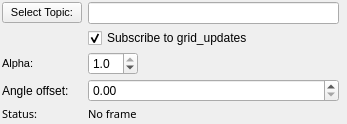
<?xml version="1.0" encoding="UTF-8"?>
<ui version="4.0">
 <class>occupancy_grid_config</class>
 <widget class="QWidget" name="occupancy_grid_config">
  <property name="geometry">
   <rect>
    <x>0</x>
    <y>0</y>
    <width>347</width>
    <height>121</height>
   </rect>
  </property>
  <property name="windowTitle">
   <string>Form</string>
  </property>
  <property name="styleSheet">
   <string notr="true"/>
  </property>
  <layout class="QGridLayout" name="gridLayout" columnstretch="0,0,0">
   <property name="leftMargin">
    <number>2</number>
   </property>
   <property name="topMargin">
    <number>2</number>
   </property>
   <property name="rightMargin">
    <number>2</number>
   </property>
   <property name="bottomMargin">
    <number>2</number>
   </property>
   <property name="verticalSpacing">
    <number>4</number>
   </property>
   <item row="4" column="1">
    <widget class="QDoubleSpinBox" name="alpha">
     <property name="maximumSize">
      <size>
       <width>50</width>
       <height>16777215</height>
      </size>
     </property>
     <property name="decimals">
      <number>1</number>
     </property>
     <property name="maximum">
      <double>1.000000000000000</double>
     </property>
     <property name="singleStep">
      <double>0.100000000000000</double>
     </property>
     <property name="value">
      <double>1.000000000000000</double>
     </property>
    </widget>
   </item>
   <item row="3" column="1">
    <widget class="QCheckBox" name="checkbox_update">
     <property name="text">
      <string>Subscribe to grid_updates</string>
     </property>
     <property name="checked">
      <bool>true</bool>
     </property>
    </widget>
   </item>
   <item row="7" column="0">
    <widget class="QLabel" name="label_2">
     <property name="font">
      <font>
       <family>Sans Serif</family>
       <pointsize>8</pointsize>
      </font>
     </property>
     <property name="text">
      <string>Status:</string>
     </property>
    </widget>
   </item>
   <item row="4" column="0">
    <widget class="QLabel" name="label_3">
     <property name="font">
      <font>
       <pointsize>8</pointsize>
      </font>
     </property>
     <property name="text">
      <string>Alpha:</string>
     </property>
    </widget>
   </item>
   <item row="2" column="1">
    <widget class="QLineEdit" name="topic_grid">
     <property name="font">
      <font>
       <pointsize>8</pointsize>
      </font>
     </property>
    </widget>
   </item>
   <item row="7" column="1" colspan="2">
    <widget class="QLabel" name="status">
     <property name="font">
      <font>
       <family>Sans Serif</family>
       <pointsize>8</pointsize>
      </font>
     </property>
     <property name="styleSheet">
      <string notr="true"/>
     </property>
     <property name="text">
      <string>No frame</string>
     </property>
     <property name="wordWrap">
      <bool>true</bool>
     </property>
    </widget>
   </item>
   <item row="2" column="0">
    <widget class="QPushButton" name="select_grid">
     <property name="maximumSize">
      <size>
       <width>100</width>
       <height>16777215</height>
      </size>
     </property>
     <property name="font">
      <font>
       <pointsize>8</pointsize>
      </font>
     </property>
     <property name="text">
      <string>Select Topic:</string>
     </property>
    </widget>
   </item>
   <item row="6" column="0">
    <widget class="QLabel" name="label">
     <property name="text">
      <string>Angle offset:</string>
     </property>
    </widget>
   </item>
   <item row="6" column="1">
    <widget class="QDoubleSpinBox" name="angle_offset">
     <property name="singleStep">
      <double>0.100000000000000</double>
     </property>
    </widget>
   </item>
  </layout>
 </widget>
 <resources/>
 <connections/>
 <slots>
  <slot>SelectColor()</slot>
  <slot>SelectTopic()</slot>
  <slot>TopicEdited()</slot>
  <slot>PositionToleranceChanged(double)</slot>
  <slot>AngleToleranceChanged(double)</slot>
 </slots>
</ui>
